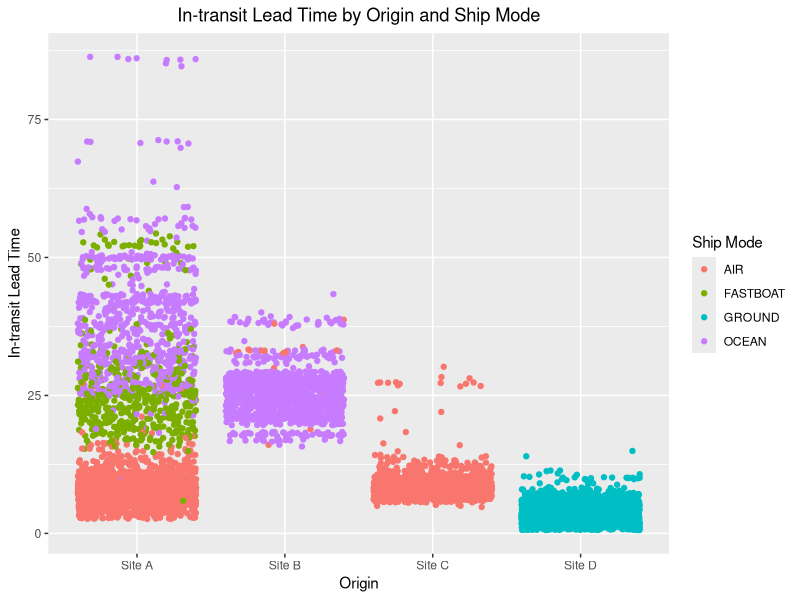
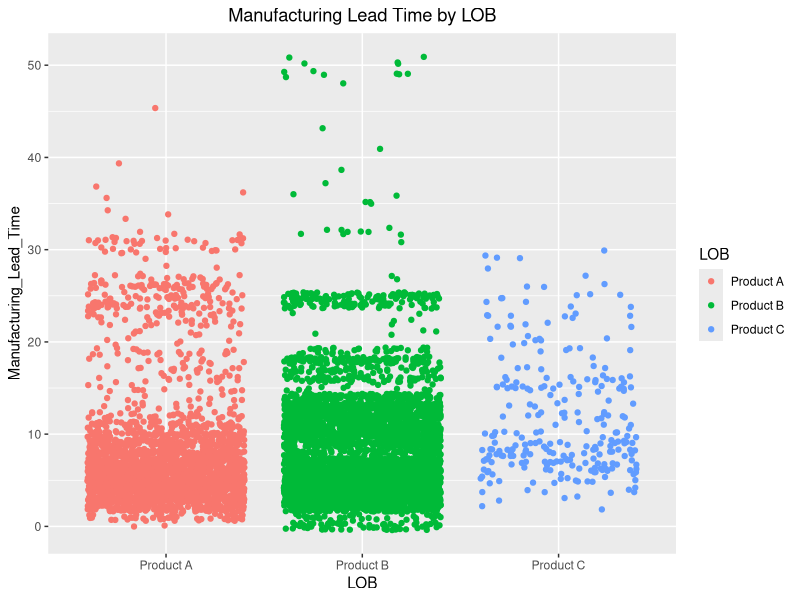
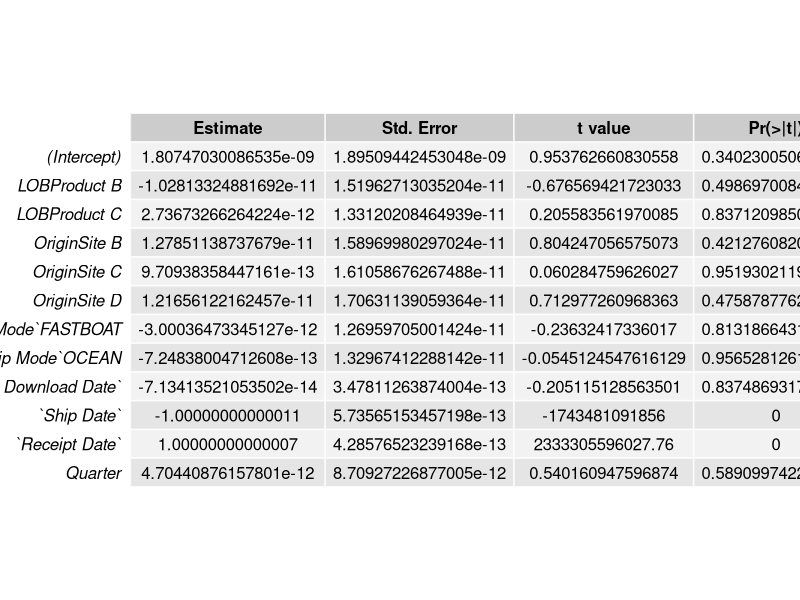
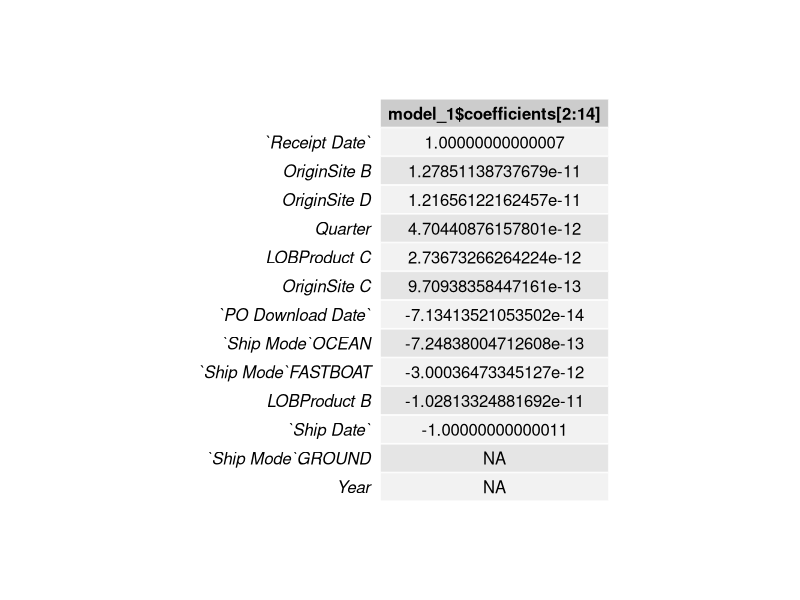

Write the R code that produced these figures, in order.
library(tidyverse)
library(readxl)
library(dplyr)
library(lubridate)
library(ggplot2)
library(gridExtra)


#a
Raw_Data <- read_excel("RawData.xlsx", sheet = "Raw-Data")
Calendar <- read_excel("RawData.xlsx", sheet = "Calendar")

#b
Raw_Data$'Receipt Date' <- as.Date(Raw_Data$'Receipt Date', format = "%Y/%m/%d")
class(Raw_Data$`Receipt Date`)
Raw_Data$`PO Download Date` <- as.Date(Raw_Data$`PO Download Date`, format = "%Y/%m/%d")
Raw_Data$`Ship Date` <- as.Date(Raw_Data$`Ship Date`, format = "%Y/%m/%d")


# Add Quarter and Year columns to the Raw-Data sheet
Raw_Data <- Raw_Data %>%
  mutate(Year = year(`Receipt Date`),
         Quarter = quarter(`Receipt Date`))

#c

Raw_Data$In_transit_Lead_Time <- difftime(Raw_Data$'Receipt Date', Raw_Data$'Ship Date', units = "days")

Raw_Data$Manufacturing_Lead_Time <- difftime(Raw_Data$'Ship Date', Raw_Data$'PO Download Date', units = "days")

#d
colSums(is.na(Raw_Data))

Raw_Data <- subset(Raw_Data,Raw_Data$Manufacturing_Lead_Time < 100 &Raw_Data$Manufacturing_Lead_Time >=0 |is.na(Raw_Data$Manufacturing_Lead_Time) == TRUE)
Raw_Data <- subset(Raw_Data,Raw_Data$In_transit_Lead_Time>0 |is.na(Raw_Data$In_transit_Lead_Time) == TRUE)

#e
unique(Raw_Data$LOB)
Raw_Data$In_transit_Lead_Time <- as.numeric(Raw_Data$In_transit_Lead_Time)
Raw_Data$Manufacturing_Lead_Time <- as.numeric(Raw_Data$Manufacturing_Lead_Time)
class(Raw_Data$In_transit_Lead_Time)
# different site with different products by using different ship mode should have
#different mean value for In_transit_lead_time and manufacturing_lead_time.
# I already filter the conditions,check one by one,we only have 7 kinds of group below.
new <- Raw_Data %>%
  select(LOB,Origin,`Ship Mode`,In_transit_Lead_Time,Manufacturing_Lead_Time) %>%
  filter(Origin == "Site A"& `Ship Mode`== "OCEAN") 

avg_in = as.integer(mean(new$In_transit_Lead_Time,na.rm = T))
avg_ma = as.integer(mean(new$Manufacturing_Lead_Time,na.rm = T))


new_1<- Raw_Data %>%
  select(LOB,Origin,`Ship Mode`,In_transit_Lead_Time,Manufacturing_Lead_Time) %>%
  filter(Origin == "Site A"& `Ship Mode`== "FASTBOAT")
avg1_in =as.integer(mean(new_1$In_transit_Lead_Time,na.rm = T))
avg1_ma = as.integer(mean(new_1$Manufacturing_Lead_Time,na.rm = T))

new_2<- Raw_Data %>%
  select(LOB,Origin,`Ship Mode`,In_transit_Lead_Time,Manufacturing_Lead_Time) %>%
  filter(Origin == "Site A"& `Ship Mode`== "AIR")
avg2_in = as.integer(mean(new_2$In_transit_Lead_Time,na.rm = T))
avg2_ma = as.integer(mean(new_2$Manufacturing_Lead_Time,na.rm = T))

new_3<- Raw_Data %>%
  select(LOB,Origin,`Ship Mode`,In_transit_Lead_Time,Manufacturing_Lead_Time) %>%
  filter(Origin == "Site B" & `Ship Mode`== "OCEAN")
avg3_in= as.integer(mean(new_3$In_transit_Lead_Time,na.rm = T))
avg3_ma= as.integer(mean(new_3$Manufacturing_Lead_Time,na.rm = T))


new_4<- Raw_Data %>%
  select(LOB,Origin,`Ship Mode`,In_transit_Lead_Time,Manufacturing_Lead_Time) %>%
  filter(Origin == "Site B"& `Ship Mode`== "AIR") 
avg4_in = as.integer(mean(new_4$In_transit_Lead_Time,na.rm = T))
avg4_ma =as.integer(mean(new_4$Manufacturing_Lead_Time,na.rm = T))

new_5<- Raw_Data %>%
  select(LOB,Origin,`Ship Mode`,In_transit_Lead_Time,Manufacturing_Lead_Time) %>%
  filter(Origin == "Site C"& `Ship Mode`== "AIR") 
avg5_in =as.integer(mean(new_5$In_transit_Lead_Time,na.rm = T))
avg5_ma =as.integer(mean(new_5$Manufacturing_Lead_Time,na.rm = T))

new_6<- Raw_Data %>%
  select(LOB,Origin,`Ship Mode`,In_transit_Lead_Time,Manufacturing_Lead_Time) %>%
  filter(Origin == "Site D"& `Ship Mode`== "GROUND") 
avg6_in = as.integer(mean(new_6$In_transit_Lead_Time,na.rm = T))
avg6_ma = as.integer(mean(new_6$Manufacturing_Lead_Time,na.rm = T))


# impute AVG by using different mean values by different conditions.
Raw_Data$In_transit_Lead_Time <- ifelse(Raw_Data$Origin == "Site A"&
                                          Raw_Data$`Ship Mode`=="OCEAN"&is.na(Raw_Data$In_transit_Lead_Time==TRUE),
                                        avg_in,Raw_Data$In_transit_Lead_Time)

Raw_Data$Manufacturing_Lead_Time <- ifelse(Raw_Data$Origin == "Site A"&
                                             Raw_Data$`Ship Mode`=="OCEAN"&is.na(Raw_Data$Manufacturing_Lead_Time==TRUE),
                                           avg_ma,Raw_Data$Manufacturing_Lead_Time)

Raw_Data$In_transit_Lead_Time <- ifelse(Raw_Data$Origin == "Site A"&
                                          Raw_Data$`Ship Mode`=="FASTBOAT"&is.na(Raw_Data$In_transit_Lead_Time==TRUE),
                                        avg1_in,Raw_Data$In_transit_Lead_Time)

Raw_Data$Manufacturing_Lead_Time <- ifelse(Raw_Data$Origin == "Site A"&
                                             Raw_Data$`Ship Mode`=="FASTBOAT"&is.na(Raw_Data$Manufacturing_Lead_Time==TRUE),
                                           avg1_ma,Raw_Data$Manufacturing_Lead_Time)

Raw_Data$In_transit_Lead_Time <- ifelse(Raw_Data$Origin == "Site A"&
                                          Raw_Data$`Ship Mode`=="AIR"&is.na(Raw_Data$In_transit_Lead_Time==TRUE),
                                        avg2_in,Raw_Data$In_transit_Lead_Time)

Raw_Data$Manufacturing_Lead_Time <- ifelse(Raw_Data$Origin == "Site A"&
                                             Raw_Data$`Ship Mode`=="AIR"&is.na(Raw_Data$Manufacturing_Lead_Time==TRUE),
                                           avg2_ma,Raw_Data$Manufacturing_Lead_Time)


Raw_Data$In_transit_Lead_Time <- ifelse(Raw_Data$Origin == "Site B"&
                                          Raw_Data$`Ship Mode`=="OCEAN"&is.na(Raw_Data$In_transit_Lead_Time==TRUE),
                                        avg3_in,Raw_Data$In_transit_Lead_Time)

Raw_Data$Manufacturing_Lead_Time <- ifelse(Raw_Data$Origin == "Site B"&
                                             Raw_Data$`Ship Mode`=="OCEAN"&is.na(Raw_Data$Manufacturing_Lead_Time==TRUE),
                                           avg3_ma,Raw_Data$Manufacturing_Lead_Time)

Raw_Data$In_transit_Lead_Time <- ifelse(Raw_Data$Origin == "Site B"&
                                          Raw_Data$`Ship Mode`=="AIR"&is.na(Raw_Data$In_transit_Lead_Time==TRUE),
                                        avg4_in,Raw_Data$In_transit_Lead_Time)

Raw_Data$Manufacturing_Lead_Time <- ifelse(Raw_Data$Origin == "Site B"&
                                             Raw_Data$`Ship Mode`=="AIR"&is.na(Raw_Data$Manufacturing_Lead_Time==TRUE),
                                           avg4_ma,Raw_Data$Manufacturing_Lead_Time)

Raw_Data$In_transit_Lead_Time <- ifelse(Raw_Data$Origin == "Site C"&
                                          Raw_Data$`Ship Mode`=="AIR"&is.na(Raw_Data$In_transit_Lead_Time==TRUE),
                                        avg5_in,Raw_Data$In_transit_Lead_Time)

Raw_Data$Manufacturing_Lead_Time <- ifelse(Raw_Data$Origin == "Site C"&
                                             Raw_Data$`Ship Mode`=="AIR"&is.na(Raw_Data$Manufacturing_Lead_Time==TRUE),
                                           avg5_ma,Raw_Data$Manufacturing_Lead_Time)

Raw_Data$In_transit_Lead_Time <- ifelse(Raw_Data$Origin == "Site D"&
                                          Raw_Data$`Ship Mode`=="GROUND"&is.na(Raw_Data$In_transit_Lead_Time==TRUE),
                                        avg6_in,Raw_Data$In_transit_Lead_Time)

Raw_Data$Manufacturing_Lead_Time <- ifelse(Raw_Data$Origin == "Site D"&
                                             Raw_Data$`Ship Mode`=="GROUND"&is.na(Raw_Data$Manufacturing_Lead_Time==TRUE),
                                           avg6_ma,Raw_Data$Manufacturing_Lead_Time)

#fill in ship date & receipt date
Raw_Data$In_transit_Lead_Time <- as.difftime(Raw_Data$In_transit_Lead_Time, units ="days")
Raw_Data$Manufacturing_Lead_Time <- as.difftime(Raw_Data$Manufacturing_Lead_Time,units ="days")


Raw_Data <- Raw_Data %>%
  mutate(`Ship Date` =`PO Download Date` + Manufacturing_Lead_Time,
         `Receipt Date` = `Ship Date` + In_transit_Lead_Time,
         Year = year(`Receipt Date`),
         Quarter = quarter(`Receipt Date`))



#f

# Convert In_transit_Lead_Time to numeric format
Raw_Data$In_transit_Lead_Time <- as.numeric(Raw_Data$In_transit_Lead_Time)

# Fit regression model
model <- lm(In_transit_Lead_Time ~ Origin + `Ship Mode`, data = Raw_Data)

summary(model)


ggplot(Raw_Data, aes(x = Origin, y = In_transit_Lead_Time, color = `Ship Mode`)) +
  geom_jitter(width = 0.4, height = 0.4) +
  labs(x = "Origin",
       y = "In-transit Lead Time") +
  ggtitle("In-transit Lead Time by Origin and Ship Mode") +
  theme(plot.title = element_text(hjust = 0.5))


ggplot(Raw_Data, aes(x = LOB, y = Manufacturing_Lead_Time, color = `LOB`)) +
  geom_jitter(width = 0.4, height = 0.4) +
  labs(x = "LOB",
       y = "Manufacturing_Lead_Time") +
  ggtitle("Manufacturing Lead Time by LOB") +
  theme(plot.title = element_text(hjust = 0.5))

#g


# Fit regression model
model_1 <- lm(In_transit_Lead_Time ~ LOB + Origin + `Ship Mode` + `PO Download Date` + `Ship Date` + `Receipt Date` + Year + Quarter + Manufacturing_Lead_Time, data = Raw_Data)

summary(model_1)

# Extract coefficients from model summary
coefficients <- coef(summary(model_1))
class(coefficients)
table <- tableGrob(coefficients)
grid.arrange(table)

# List each predictor's correlation with In-transit Lead Time in descending order
table_2 <-as.data.frame(model_1$coefficients[2:14]) 

table_3 <-table_2 %>%
  arrange(desc(table_2))
table_3 <- as.matrix(table_3)
table_3 <- tableGrob(table_3)
grid.arrange(table_3)
















































